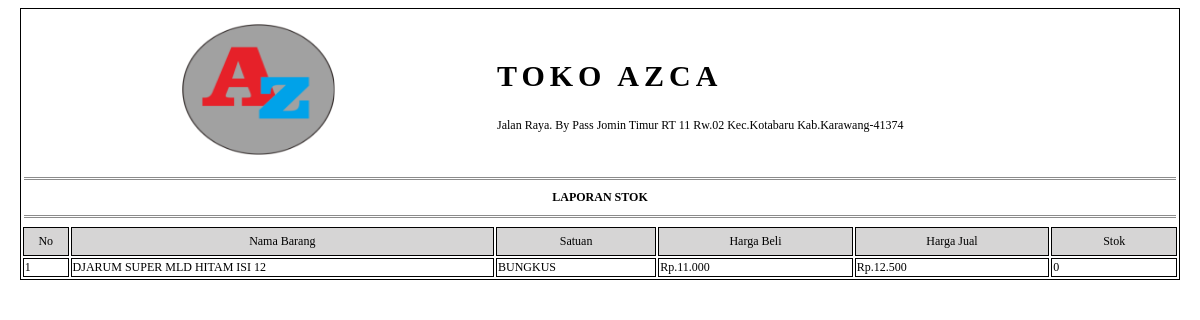
Page /pro_lap_barang.php?lpr_brg_id=1 on the committed database.
### tables this page shows
CREATE TABLE `barang` (
  `brg_id` int(11) NOT NULL,
  `ktg_id` int(11) DEFAULT NULL,
  `stn_id` int(11) DEFAULT NULL,
  `brg_nama` varchar(60) DEFAULT NULL,
  `brg_harga_bl` double DEFAULT NULL,
  `brg_harga_jual` double DEFAULT NULL,
  `brg_stok` int(11) DEFAULT NULL,
  `brg_ket` varchar(250) DEFAULT NULL
);

CREATE TABLE `satuan` (
  `stn_id` int(11) NOT NULL,
  `stn_nama` varchar(30) DEFAULT NULL
);

### pro_lap_barang.php (the view, shortened to what this page needs)
<!DOCTYPE html PUBLIC "-//W3C//DTD XHTML 1.0 Strict//EN" "http://www.w3.org/TR/xhtml1/DTD/xhtml1-strict.dtd">
<html xmlns="http://www.w3.org/1999/xhtml" xml:lang="en">
<head>
</head>
<body>
	<?php
		@$lpr_ktg_id=$_GET['lpr_ktg_id'];
		@$lpr_brg_id=$_GET['lpr_brg_id'];
		if($lpr_brg_id!=""){
			$query=mysql_query("SELECT * FROM barang INNER JOIN satuan ON satuan.stn_id=barang.stn_id WHERE barang.brg_id='$lpr_brg_id'")or die(mysql_error());
		}elseif($lpr_ktg_id!=""){
			$query=mysql_query("SELECT * FROM barang
								INNER JOIN satuan ON satuan.stn_id=barang.stn_id
								INNER JOIN kategori ON kategori.ktg_id=barang.ktg_id
								WHERE barang.ktg_id='$lpr_ktg_id'")or die(mysql_error());
		}else{
			$query=mysql_query("SELECT * FROM barang INNER JOIN satuan ON satuan.stn_id=barang.stn_id")or die(mysql_error());
		}
	 ?>
	 <table width="98%" style="margin-left: 10px;font-size: 12px;margin-left: 1%" class="colom";>
		<tr>
			<td colspan="2"><p class="center"><img src="img/logo.png" height="131" width="153" align="center" /></p></td>
			<td colspan="4"><h2 class="padding" style="font-size: 30px !important;" ><strong>TOKO AZCA</strong></h2>
				<p>Jalan Raya. By Pass Jomin Timur RT 11 Rw.02 Kec.Kotabaru Kab.Karawang-41374</p>
			</td>
		</tr>
		<tr>
			<td colspan="6"> <hr class="garis" /></td>
		</tr>
		<tr>
			<td colspan="6" class="center"><b>LAPORAN STOK</b></td>
		</tr>
		<tr>
			<td colspan="6"> <hr class="garis" /></td>
		</tr>
	 	<tr>
	 		<td width="4%" height="25" class="center colom warna">No </td>
	 		<td width="37%" class="center colom warna">Nama Barang</td>
	 		<td width="14%" class="center colom warna">Satuan</td>
	 		<td width="17%" class="center colom warna">Harga Beli</td>
	 		<td width="17%" class="center colom warna">Harga Jual</td>
	 		<td width="11%" class="center colom warna">Stok</td>
	 	</tr>
	 	<?php
	 	$no=1;
	 		while($array=mysql_fetch_array($query)){
	 	?>
	 		<tr class="colom">
	 			<td class="colom"><?php echo $no; ?></td>
	 			<td class="colom"><?php echo $array['brg_nama']; ?></td>
	 			<td class="colom"><?php echo $array['stn_nama']; ?></td>
	 			<td class="colom"><?php echo "Rp.".number_format($array['brg_harga_bl'],0,',','.'); ?></td>
	 			<td class="colom"><?php echo "Rp.".number_format($array['brg_harga_jual'],0,',','.'); ?></td>
	 			<td class="colom"><?php echo $array['brg_stok']; ?></td>
	 		</tr>
	 	<?php
	 		$no++;
	 		}
	 	 ?>
	 </table>
</body>
</html>

### pro_lap_barang.php (style rules this page uses)
.colom { border: 1px solid black; }
.center { text-align: center; }
.garis { border:0px; border-top: 3px double #8c8c8c; }
.warna { background-color:#D6D5D5; }
.padding { letter-spacing: 5px; }

### rows in the picture
barang: brg_nama "DJARUM SUPER MLD HITAM ISI 12", stn.stn_nama "BUNGKUS", brg_harga_bl "11.000", brg_harga_jual "12.500", brg_stok "0"
